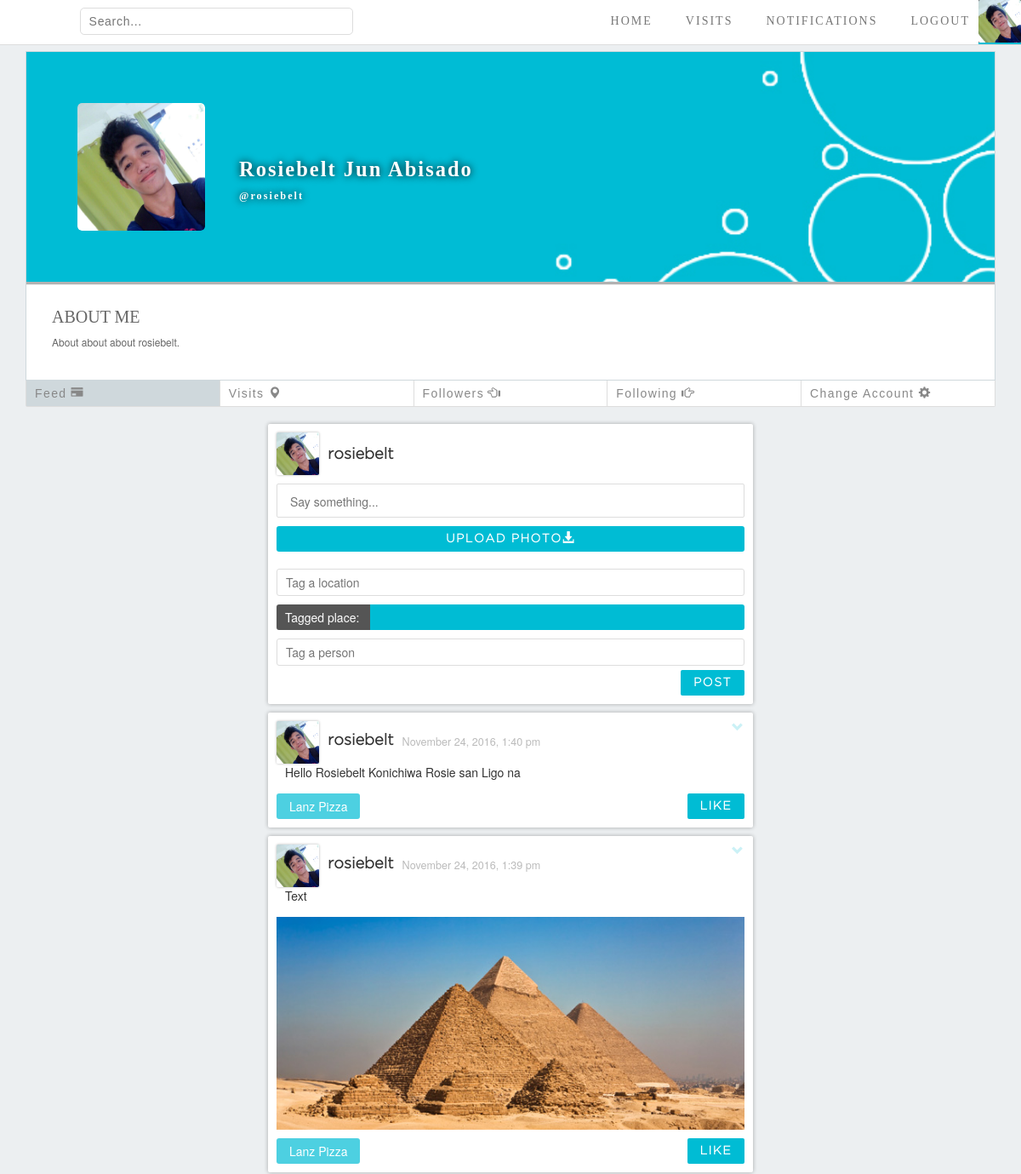
The page /my_profile.php (signed in, upper part) on the database as committed earlier.
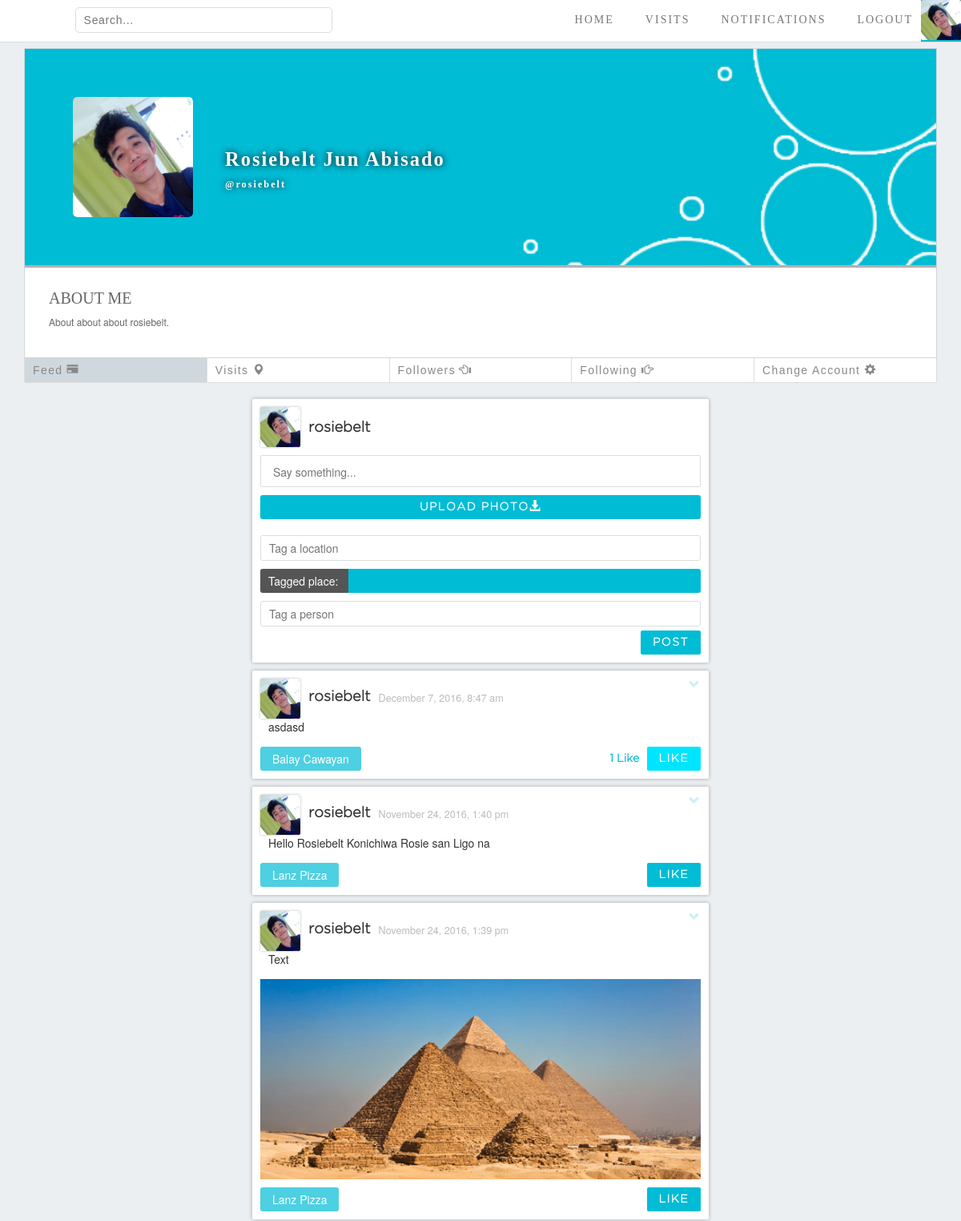
The same page on the database as committed later.
### tables this page shows
CREATE TABLE `posted` (
  `post_id` int(9) NOT NULL,
  `content` varchar(300) NOT NULL,
  `place_id` int(11) NOT NULL,
  `acc_id` int(11) NOT NULL,
  `time_post` timestamp NOT NULL DEFAULT CURRENT_TIMESTAMP ON UPDATE CURRENT_TIMESTAMP,
  `if_image` tinyint(1) NOT NULL
);

CREATE TABLE `account` (
  `acc_id` int(9) NOT NULL,
  `username` varchar(50) NOT NULL,
  `firstname` varchar(30) NOT NULL,
  `lastname` varchar(30) NOT NULL,
  `password` varchar(100) NOT NULL,
  `email` varchar(40) NOT NULL,
  `address` varchar(30) NOT NULL,
  `about_me` varchar(60) NOT NULL
);

CREATE TABLE `places` (
  `place_id` int(9) NOT NULL,
  `name` varchar(50) NOT NULL,
  `description` varchar(100) NOT NULL,
  `location_id` varchar(100) NOT NULL
);

### my_profile.php (the view, shortened to what the changed rows need)
<!DOCTYPE html>
<html>
	<head>
		<link rel="stylesheet" href="bootstrap/css/bootstrap.min.css">
		<link rel="stylesheet" type="text/css" href="css/navigation_bar_and_body_style.css">
		<link rel="stylesheet" type="text/css" href="css/Home_Page_style.css">
		<link rel="stylesheet" type="text/css" href="css/People_Profile_Page_Style_Before.css">
		<link rel="stylesheet" type="text/css" href="css/Style_Modal.css">
		<link rel="stylesheet" type="text/css" href="css/edit_profile_style.css">
		<link rel="stylesheet" type="text/css" href="css/posts.css">
		<link rel="stylesheet" type="text/css" href="css/profile_options.css">
		<link rel="stylesheet" type="text/css" href="css/input_file.css">
	</head>
	<body>
	<?php
	require "connect.php";
	$acc_id = $_SESSION['userID'];
	$username = $_SESSION['userName'];
	$queryuser = "SELECT  CONCAT(firstname,' ', lastname) as 'fullname',about_me FROM account where acc_id = $acc_id";
	$result = mysqli_query($dbconn, $queryuser);
	$row = mysqli_fetch_assoc($result);
	$fullname = $row['fullname'];
	?>
		<div class="container">
			<div class="headerprofile">
				<h1 id="username"><?=$fullname?><br><span class="usernameorig"><?=$username?></span></h1>
				<div id="aboutme">
					<h1>ABOUT ME</h1>
					<br>
				</div>
			</div>
				<div class="col-sm-6">
					<div class="posted-container" id="posted-container">
					<?php
						require "connect.php";
						$acc_id = $_SESSION['userID'];
						$query = "SELECT * from upvote where acc_id = $acc_id";
						$result = mysqli_query($dbconn, $query);
						$likes_array=[];
						while($data = mysqli_fetch_assoc($result)){
							$likes_array[]=$data['post_id'];
						}
						$query = "SELECT *
								  FROM posted
								  NATURAL JOIN account
								  NATURAL JOIN places
								  WHERE acc_id = $acc_id
								  ORDER BY time_post
								  DESC;";
						$result = mysqli_query ($dbconn, $query);
						foreach ($result as $value):?>
							<div class="posted post-container">
							<?php if($value['acc_id']==$_SESSION['userID']): ?>
								<span class="show-dropdown glyphicon glyphicon-chevron-down"></span>
							<?php endif ?>
								<a href="<?php
									if($value['acc_id']==$_SESSION['userID']){
										echo "my_profile.php";
									}else{
										echo "people_profile.php?acc_id=".$value['acc_id'];
									}
								 ?>">
									<img src="images/profile_pic_img/acc_id_<?=$value['acc_id']; ?>.jpg" onerror = "this.src = 'images/default_cover.png'" alt="USER PHOTO" class="profile">
									<h2 class="user-name"><?=$value['username'];?></h2>
								</a>
								<span class="time-date"><?php echo date("F j, Y, g:i a", strtotime($value['time_post'])); ?></span>
								<p class = "posted-text"><?=$value['content'];?></p>
								<?php if($value['if_image'] == 1): ?>
									<button class="imagebtn"><img id="myImg<?=$value['post_id']?>" onclick="showModal(<?=$value['post_id']?>)" src="images/post_img/<?=$value['post_id'];?>.jpg"></button>
								<?php endif; ?>
								<a href="place.php?place_id=<?=$value['place_id'];?>" class="tagged-location"><?=$value['name'];?></a>
								<div class="like">
								<span id="likes<?=$value['post_id']?>" class="num-likes">
								<?php
									$query = "SELECT count(*) as likes from upvote where post_id = {$value['post_id']};";
									$result = mysqli_query($dbconn, $query);
									$row = 0;
									$style = " ";
									if(mysqli_affected_rows($dbconn)){
										$data = mysqli_fetch_assoc($result);
										$row = $data['likes'];
									}
									if($row){
										if(in_array($value['post_id'], $likes_array)){
											$style = "style='background-color: #00E5FF'";
										}
										if($row==1){
											echo "1 Like";
										}else{
											echo $row." Likes";
										}
									}else{
										echo " ";
									}
								 ?>
									</span>
									<button id="likebutton<?=$value['post_id']?>" <?=$style?> onclick="likeTriggered(<?=$value['post_id']?>)">LIKE</button>
								</div>
							</div>
						<?php endforeach; ?>
					</div>
				</div>
		</div>
	</body>
</html>

Rows that differ between the two databases and show on the page:
added posted: acc.username "rosiebelt", time_post "December 7, 2016, 8:47 am", content "asdasd", place.name "Balay Cawayan", shows "1 Like"
